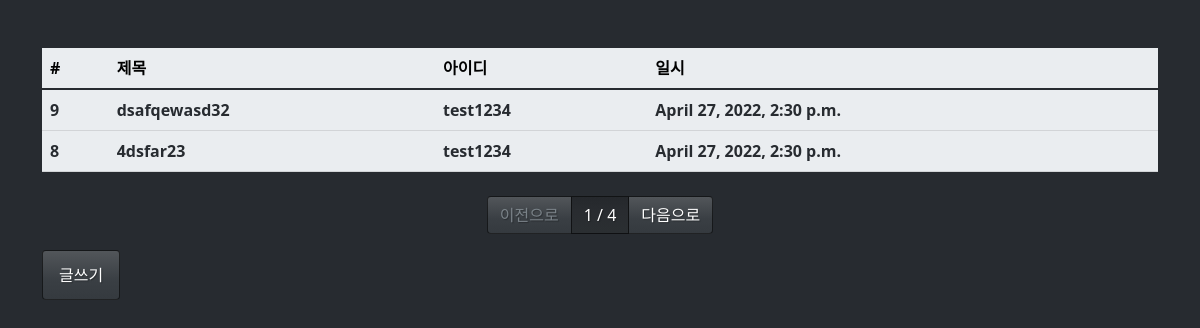
Before: /board/list/ with the older database file.
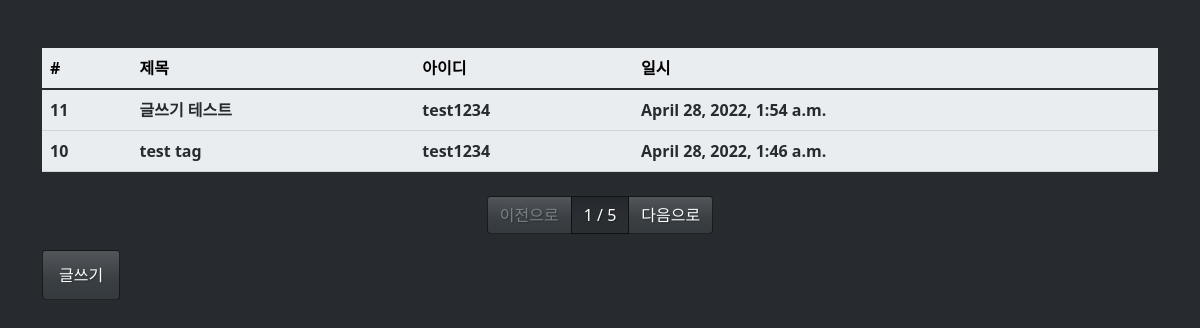
After: the same page with the newer database file.
### board/models.py (models this page shows, shortened)
class Board(models.Model):
    title = models.CharField(
        max_length=128,
        verbose_name='제목'
        )# UI에 표시될 내용
    contents = models.TextField(
        verbose_name='내용'
        )# UI에 표시될 내용
    writer = models.ForeignKey(
        'fcuser.Fcuser',
        on_delete=models.CASCADE,
        verbose_name='작성자'
        )# UI에 표시될 내용
    tags = models.ManyToManyField(
        'tag.Tag',
        verbose_name='테그'
        )
    register_dttm = models.DateTimeField(
        auto_now=True,
        verbose_name='등록시간'
        )
    class Meta:
        db_table = 'fastcampus_board' # db 테이블 설정
        verbose_name = '페스트캠퍼스 게시글' # admin페이지에서 테이블 출력 이름 설정
        verbose_name_plural = '페스트캠퍼스 게시글'

### fcuser/models.py (models this page shows)
class Fcuser(models.Model):
    username = models.CharField(
        max_length=32,
        verbose_name='사용자명')# UI에 표시될 내용
    password = models.CharField(
        max_length=64,
        verbose_name='비밀번호')# UI에 표시될 내용
    registered_dttm = models.DateTimeField(
        auto_now_add=True,# 장고에 auto_now라는 기능이 있어서 그 시간대 바로 등록 가능.
        verbose_name='등록시간')# UI에 표시될 내용
    useremail = models.EmailField(
        max_length=128,
        verbose_name='사용자이메일')
    def __str__(self):
        return self.username
    class Meta:
        db_table = 'fastcampus_fcuser' # db 테이블 설정
        verbose_name = '페스트캠퍼스 사용자' # admin페이지에서 테이블 출력 이름 설정
        verbose_name_plural = '페스트캠퍼스 사용자'

### board/views.py (the view)
# urls.py: path('list/',views.board_list),
def board_list(request):
    all_boards = Board.objects.all().order_by('-id') # '-'는 역순이라는 뜻
    page = request.GET.get('p',1)
    paginator = Paginator(all_boards,2)
    boards = paginator.get_page(page)
    return render(request,'board_list.html',{'boards':boards})

### board/templates/board_list.html (shortened to what this page needs)
{% extends "base.html" %}
{% block contents %}
<div class="row mt-5">
    <div class="col-12">
        <table class="table table-light">
            <thead class="thead-light">
                <tr>
                    <th>#</th>
                    <th>제목</th>
                    <th>아이디</th>
                    <th>일시</th>
                </tr>
            </thead>
            <tbody class="text-dark">
                {% for board in boards %}
                <tr onclick="location.href='/board/detail/{{ board.id }}'">
                    <th>{{ board.id }}</th>
                    <th>{{ board.title }}</th>
                    <th>{{ board.writer }}</th>
                    <th>{{ board.register_dttm }}</th>
                </tr>
                {% endfor%}
            </tbody>
        </table>
    </div>
</div>
<div class="row mt-2">
    <div class="col-12">
        <nav>
            <ul class="pagination justify-content-center">
                {% if boards.has_previous %}
                <li class="page-item">
                    <a class="page-link" href="?p={{ boards.previous_page_number }}">이전으로</a>
                </li>
                {% else %}
                <li class="page-item disabled">
                    <a class="page-link " href="#">이전으로</a>
                </li>
                {% endif %}
                <li class="page-item active">
                    <a class="page-link" >{{ boards.number}} / {{ boards.paginator.num_pages}}</a>
                </li>
                {% if boards.has_next %}
                <li class="page-item">
                    <a class="page-link" href="?p={{ boards.next_page_number }}">다음으로</a>
                </li>
                {% else %}
                <li class="page-item disabled">
                    <a class="page-link " href="#">다음으로</a>
                </li>
                {% endif%}
            </ul>
        </nav>
    </div>
</div>
<div class="row">
    <div class="col-12">
        <button class="btn btn-primary" onclick="location.href='/board/write/'">글쓰기</button>
    </div>
</div>
{% endblock %}

### board/templates/base.html (shortened to what this page needs)
<!DOCTYPE html>
<html lang="en">
<head>
    <link rel="stylesheet" href="/static/bootstrap.min.css"/>
</head>
<body>
    <div class="container">
        {% block contents %}
        {% endblock %}
    </div>
</body>
</html>

Changed rows visible on the page:
no longer on this page (row unchanged): Board: id "9", title "dsafqewasd32", writer "test1234", register_dttm "April 27, 2022, 2:30 p.m."
no longer on this page (row unchanged): Board: id "8", title "4dsfar23", writer "test1234", register_dttm "April 27, 2022, 2:30 p.m."
added Board: id "11", title "글쓰기 테스트", writer "test1234", register_dttm "April 28, 2022, 1:54 a.m."
added Board: id "10", title "test tag", writer "test1234", register_dttm "April 28, 2022, 1:46 a.m."
Other visible differences:
{{ boards.paginator.num_pages }}: "4" → "5"
